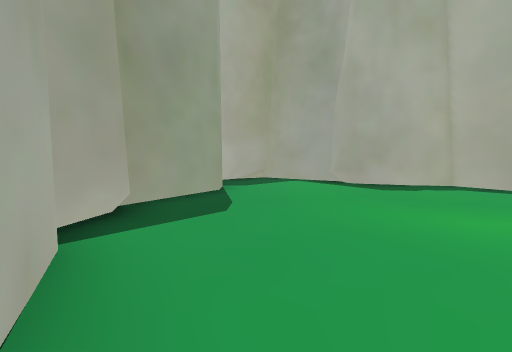
view 1 (above)

15 first-person views from a walk through a Unity game level. The camera is 1.5 m above the floor, tilts 4° down and sees 85° across. The floor is counted in squares, 2 m on a side. Each view is taken from the middle of a square. On the plan, view 1 faces up. The plan holds only what a view shows up to about 10 squares ahead; the rest is blank. The place goes on beyond the plan. The player character is not drawn.

view 2
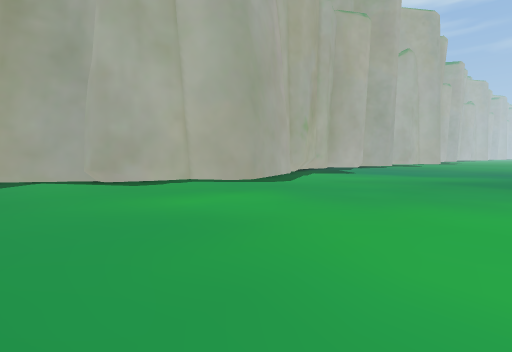

view 3
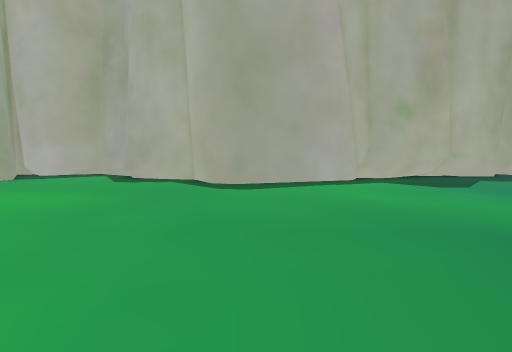

view 4
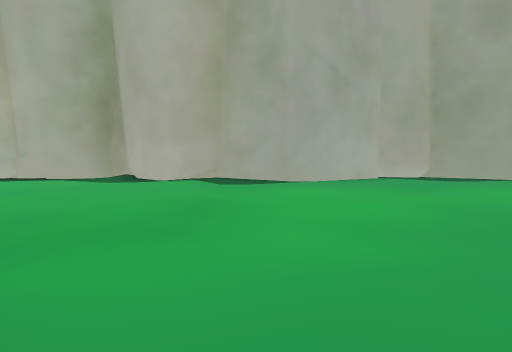

view 5
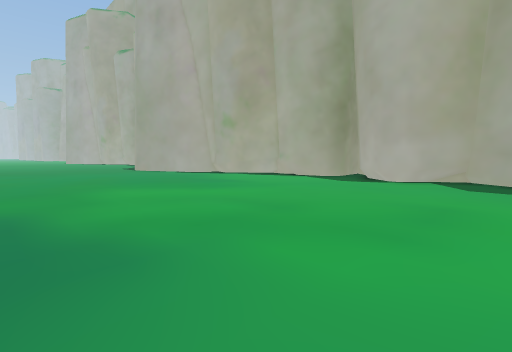

view 6
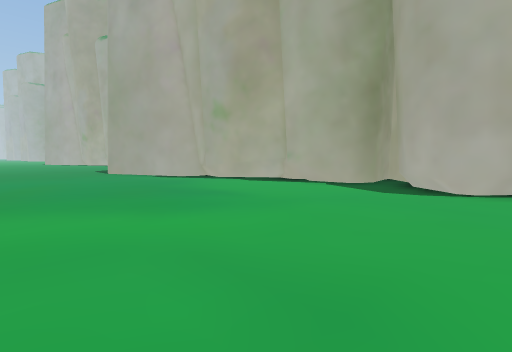

view 7
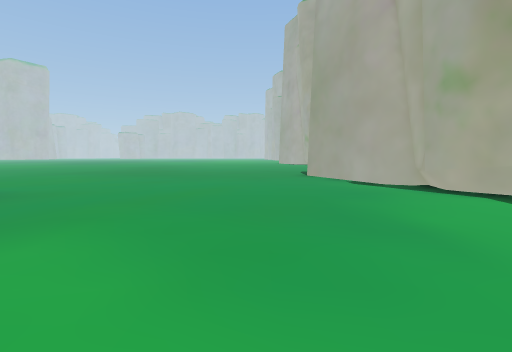

view 8
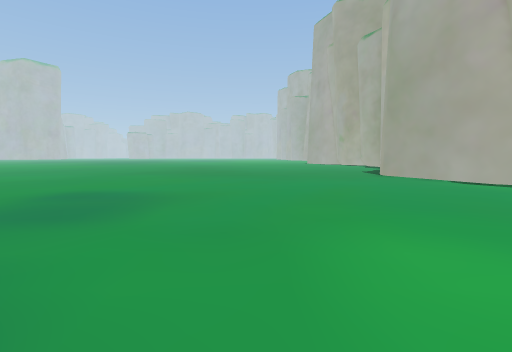

view 9
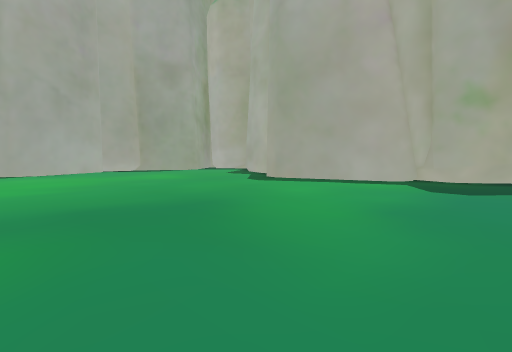

view 10
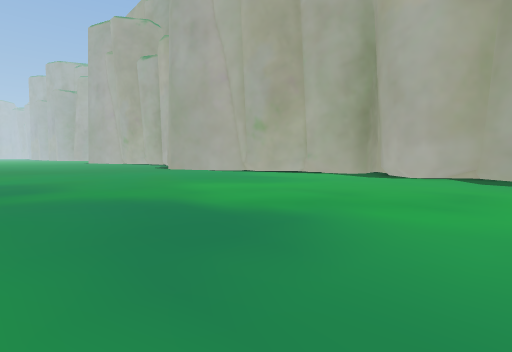

view 11
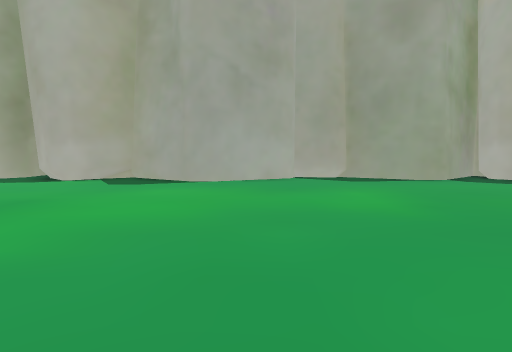

view 12
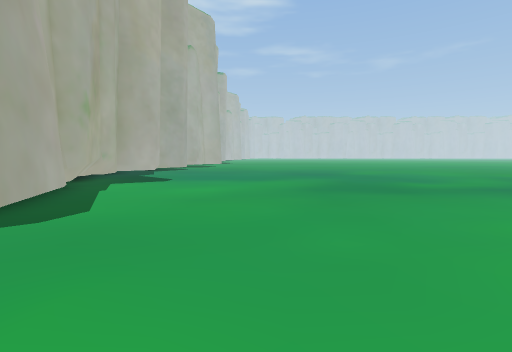

view 13
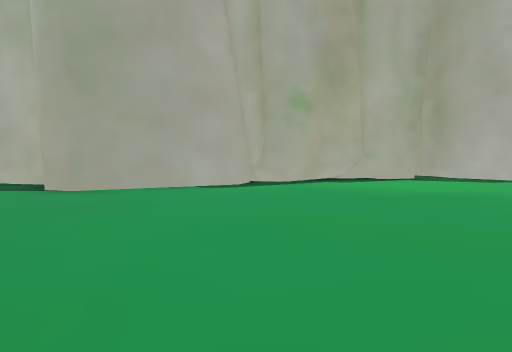

view 14
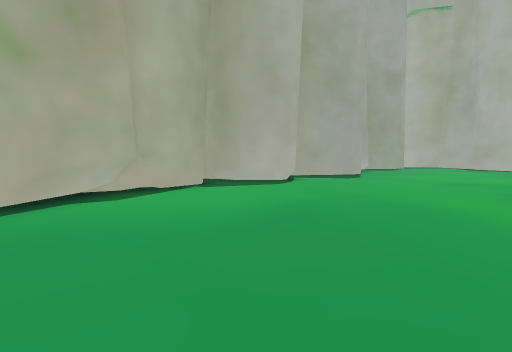

view 15
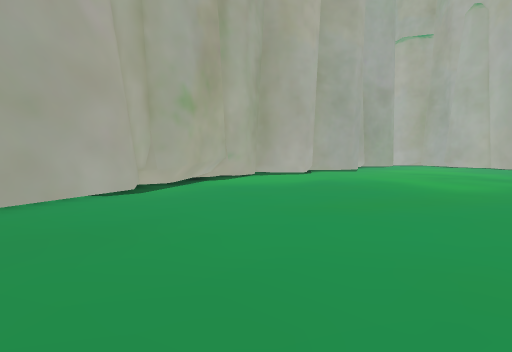

### Floor plan
Points are (right, up) in squares from view 1. A wall is a line through its corners. A room is listed if a view was taken in it or the views show most of it. See-through windows are left out.
Room 1 (views 1, 2, 3, 4, 5, 6, 7, 8, 9, 10, 11, 12, 13, 14, 15)
walls: (-0.6, -4.8) (-0.5, -5.3) (-1.2, -6.2) (-1.9, -6.5) (-2.8, -6.6) (-3.7, -7.4) (-2, -7.3) (-1.4, -7.6) (-0.8, -8.7) (-0.9, -9.5); (-1.7, -3.3) (-0.6, -4.5); (-1.8, -3.5) (-0.6, -4.5); (-0.9, -9.4) (-1, -9.7) (-0.1, -12); (5.7, 5.8) (5, 7.1) (2.8, 7.4) (2.3, 7.9) (2.3, 8.5) (0.2, 9.8) (-0.7, 8.9); (0, -11.8) (0, -12.7); (0.1, -12.3) (-0.1, -12.9) (-0.1, -13.2); (-0.3, -13) (0.6, -13.5) (1.8, -16.5); (11.3, 7.3) (10.5, 7.5); (10.6, 7.7) (10.1, 6.8) (6.5, 5.6) (5.8, 5.8) (5.5, 6.1); (11.8, 7.3) (10.9, 7.3); (13.5, 8) (11.6, 7.4); (-1.1, 8.7) (-1.7, 8.7); (0.4, 9.7) (-0.9, 8.7); (-2.1, 8.5) (-0.8, 7) (-0.8, 6.3) (-2.1, 4.3) (-1.7, 3.7) (-2, 2.4) (-1.6, 2.2) (-0.3, -0.3) (-0.3, -0.9) (-1.9, -3.6)
low walls: (-1, -5.6) (-1.4, -6.1); (-1.9, -3.6) (-0.6, -4.8); (-2, -3.3) (-1.5, -4); (-1.1, -8.2) (-1.1, -9) (-1.4, -10.1); (-1.3, -9.9) (0.1, -12.3); (-0.2, -12.4) (-0.3, -13); (11.3, 7.5) (10.6, 7.7); (12.9, 8) (11.3, 7.3); (0.4, 10) (-0.3, 9.7); (0.2, 10) (-1.1, 8.7)

Positions as (right, up) in squares from view 1, and headings:
1: (0, 0), facing up
2: (0, -1), facing up-right
3: (7, -2), facing up
4: (8, -2), facing left
5: (8, -2), facing down-left
6: (6, -4), facing down-left
7: (4, -6), facing down
8: (7, -6), facing down
9: (13, -2), facing up-left
10: (10, -2), facing down-left
11: (8, 1), facing left
12: (3, 2), facing right
13: (8, -13), facing left
14: (5, -12), facing up-left
15: (7, -16), facing up-left
